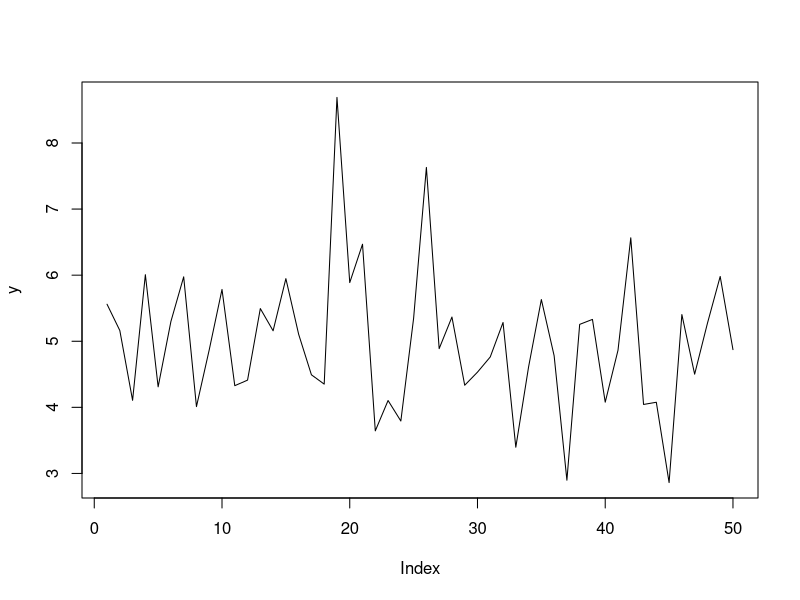

Recreate this plot in R. (Note: this script raises an error after producing the figure.)
#####################################################################
#
#  The program implements Algorithm 1: a Metropolis Hastings within Gibbs algorithm
#  for the mean of a student-t data model with the 'standard' 
#  noninformative prior proporitonal to 1/sigma
#
#  Code written by Catherine Forbes (let me know if you spot any errors!)
#
#######################################################################
library(ggplot2)
library(gridExtra)
# Generate some iid data y = mu + sig*eps where eps is standardised student-t(5)
set.seed(23395710)

mutrue <- 5
sigtrue <- 1
psitrue <- 5
lam<-sqrt((psitrue-2)/psitrue)
nobs<-50
eps<-rt(n=nobs,df=psitrue)*lam
y<-mutrue+sigtrue*eps

# take a look at the data just generated
par(mfrow=c(1,1))
plot(y,type="l")

# Plot a kernel density estimate
m <- ggplot(as.data.frame(y),aes(x=y))+ geom_density(aes(colour="y",fill="y"),alpha=0.4) + ggtitle("Estimated Density of Data")+theme(legend.position="none")
savepdf("Data_K_Est")
print(m)
dev.off()

# Print summary statistics as latex code
y.out <- lm(y~1)
summary(y.out)

# set up all functions needed for Algorithm 1

logpkernel.f = function(y_in, mu_in, sig_in, psi_in){
  
  # this function produces the log of equation (4) on slide 32
  
  T = length(y_in) 
  logkernel = -(T+1)*log(sig_in) # a scalar
  terms = -0.5*(psi_in+1)*log(1+(((y_in - mu_in)/sig_in)^2)/(psi_in-2))   # a vector
  
 out = logkernel+sum(terms)   # a scalar
 return(out)
}

IG.f = function(sigin, vin, sigsqhatin){
  
  # this is essential the "Gael_dens_IG.f" function
  # it computes the value of the pdf of the IG(vin,sigsqhatin) distribution
  # at each value of the variate 'sigin'
  
  out = (2/gamma(vin/2))*((vin*sigsqhatin/2)^(vin/2))*exp(-vin*sigsqhatin/(2*sigin^2))/(sigin^(vin+1))
  return(out)
}

mu_MH.f = function(mu_last, sig_in, y_in, psi_in){
  
  # this function completes an MH step for the full conditional of mu
  # see notes slide 32
  
  # create data summaries needed for normal candidate distribution
  ybar = mean(y_in)
  sy = sd(y_in)
  T = length(y_in)
  
  mu_c = rnorm(1,mean=ybar,sd=(sy/sqrt(T))) #candidate draw
  
  # calculate the MH ratio, using logs for stability
  logalpha = logpkernel.f(y_in, mu_c, sig_in, psi_in) 
  logalpha = logalpha - logpkernel.f(y_in, mu_last, sig_in, psi_in)
  logalpha = logalpha - log(dnorm(mu_c, mean = ybar, sd = (sy/sqrt(T)))) 
  logalpha = logalpha + log(dnorm(mu_last, mean = ybar, sd = (sy/sqrt(T))))
  
  alpha = min(1, exp(logalpha))
   
  # choose between the candidate mu and the mu from the previous iteration
  if(alpha==1){
    out = mu_c
  } else if (runif(1,0,1)<=alpha){
    out = mu_c
  } else
    out = mu_last
  
return(out)

}


sig_MH.f = function(mu_in, sig_last, y_in, psi_in){
  
  # this function completes an MH step for the full conditional of sig
  # see slide 32
  
  # create data summaries needed for IG candidate distribution
  # see, for example, slide 17
  
  T = length(y_in)
  sighatsq = sum((y_in - mu_in)^2)/T
  
  sig_shape = T/2
  sig_scale = T*sighatsq/2
    
  sig_c = 1/sqrt(rgamma(1,shape=sig_shape,rate = sig_scale))  #candidate draw
  
  # calculate the MH ratio, using logs for stability
  logalpha = logpkernel.f(y_in, mu_in, sig_c, psi_in) 
  logalpha = logalpha - logpkernel.f(y_in, mu_in, sig_last, psi_in)
  logalpha = logalpha - log(IG.f(sig_c, T, sighatsq))
  logalpha = logalpha + log(IG.f(sig_last, T, sighatsq))
  
  alpha = min(1, exp(logalpha))
  
  # choose between the candidate sig and the sig from the previous iteration
  if(alpha==1){
    out = sig_c
    
  } else if (runif(1,0,1)<=alpha){
    out = sig_c
    
  } else
    out = sig_last
    
  return(out)
  
}


### Algorithm 1 (MH using normal data full conditionals as candidate)

# define number of desired iterations
B = 700 # burn-in draws
NG = 10000 # retained draws

# fix psi to its true value
psi = psitrue

# set up storage for MCMC draws
MHGibbs = matrix(c(0),nrow=(B+NG),ncol=2)

# initialise MCMC
MHGibbs[1,] = c(mean(y),sd(y))

# run the MH within Gibbs scheme!
for(iter in 2:(B+NG)){
  # sample mu
  MHGibbs[iter,1] = mu_MH.f(MHGibbs[(iter-1),1], MHGibbs[(iter-1),2], y, psi)

  # sample sigma
  MHGibbs[iter,2] = sig_MH.f(MHGibbs[iter,1], MHGibbs[(iter-1),2], y, psi)
}

# Quick plot
quickgraph(MHGibbs,B,1)

## ggplot of MCMC
mu_draws <- MHGibbs[,1]
sigma_draws <- MHGibbs[,2]
draw.num <- c(1:nrow(MHGibbs))

plot1 <- ggplot(data.frame(mu_draws,sigma_draws,draw.num),aes(x=draw.num,y=mu_draws))+geom_line(color="red")+labs(y=expression(paste(mu, " iterates")),x="Iterations")+ggtitle("Iterates from Algorithm 1 for Student t data problem")+geom_vline(xintercept=B,colour="green")
plot2 <- ggplot(data.frame(mu_draws,sigma_draws,draw.num),aes(x=draw.num,y=sigma_draws))+geom_line(color="blue")+labs(x="Iteratations",y=expression(paste(sigma, " iterates")))+geom_vline(xintercept=B,colour="green")

savepdf("Algorithm_1")
grid.arrange(plot1,plot2)
dev.off()






